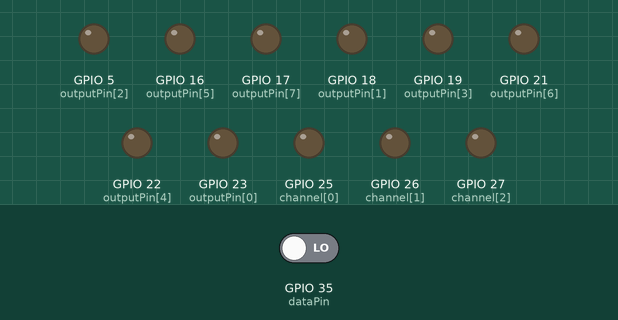
The sketch below on a simulated ESP32. On the bench: output pins drawn as LEDs (lit = HIGH). The test bench sets the inputs (shaded band); at power-on: GPIO 35 (dataPin) LOW. What the sketch prints to the serial monitor is not drawn.

Above: at 0.01 s.
At 0.71 s:
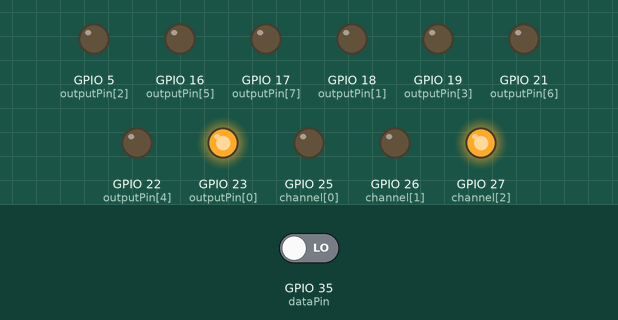
At 1.51 s:
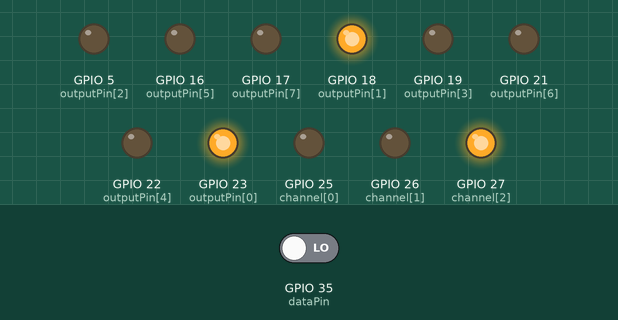
At 3.11 s:
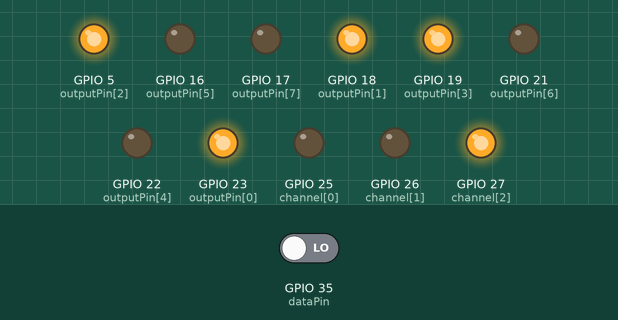
At 4.81 s:
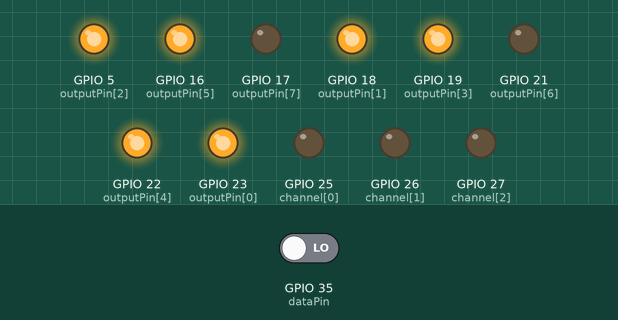
At 6.5 s:
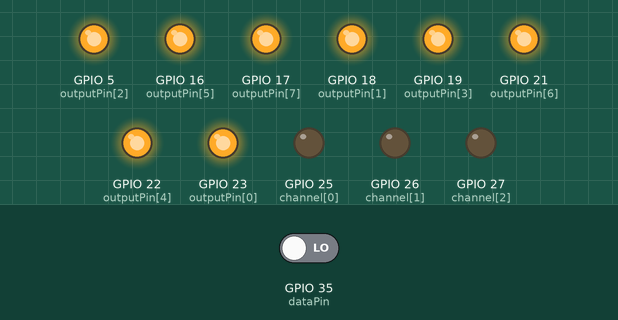
Timing chart, 0 to 8.0 s (numbered marks = the images above):
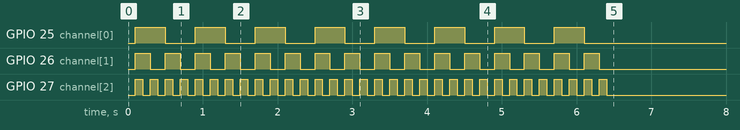

The sketch:

TEST_MUX.ino
```cpp
int channel[] = {25, 26, 27};
int dataPin = 35;
//the output pin – mux input
int outputPin[] = {23, 18,  5, 19, 22, 16, 21, 17};
//   inputMUX[] = { 0,  1,  2,  3,  4,  5,  6,  7};

void setup(){
  Serial.begin(115200);
  pinMode(dataPin, INPUT);
  pinMode(outputPin[0], OUTPUT);
  pinMode(outputPin[1], OUTPUT);
  pinMode(outputPin[2], OUTPUT);
  pinMode(outputPin[3], OUTPUT);
  pinMode(outputPin[4], OUTPUT);
  pinMode(outputPin[5], OUTPUT);
  pinMode(outputPin[6], OUTPUT);
  pinMode(outputPin[7], OUTPUT);
  pinMode(channel[0], OUTPUT);
  pinMode(channel[1], OUTPUT);
  pinMode(channel[2], OUTPUT);

  // init all to 0
  digitalWrite(outputPin[0], LOW);
  digitalWrite(outputPin[1], LOW);
  digitalWrite(outputPin[2], LOW);
  digitalWrite(outputPin[3], LOW);
  digitalWrite(outputPin[4], LOW);
  digitalWrite(outputPin[5], LOW);
  digitalWrite(outputPin[6], LOW);
  digitalWrite(outputPin[7], LOW);
  delay(100);

  // draw pattern 001
  //              011
  //              111
  for (int l=0; l<8; l++){
    digitalWrite(outputPin[l], HIGH);
    for (int i=1 ; i>-1; i--){
      for (int j=1 ; j>-1; j--){
        for (int k=1 ; k>-1; k--){
          digitalWrite(channel[2], k);
          digitalWrite(channel[1], j);
          digitalWrite(channel[0], i);
          delay(50);
          Serial.print(i);
          Serial.print(j);
          Serial.print(k);
          Serial.print(" : ");
          Serial.print(digitalRead(dataPin));
          delay(50);
          Serial.print("  ");
        }
      }
    }
    Serial.println("");
  }
}

void loop(){
}
```
